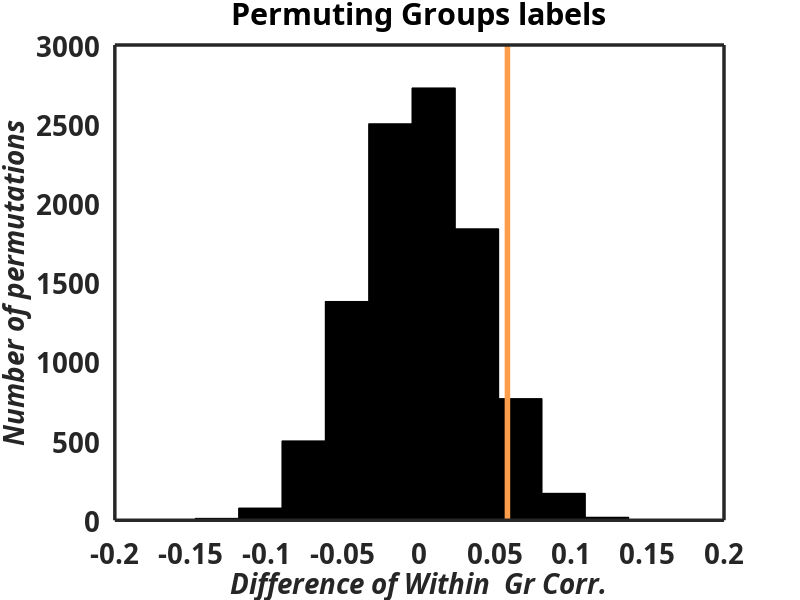

Recreate this plot in MATLAB.

clear all
%Including Encens and 37 subject
load('SiEncens_Max_corr_DSMs_DRAG-RATE10000iter_39sub.mat')

%Including Encens and 39 subjects

%Excluding Incens and including 39 subjects
%load('NoEncens_Max_corr_DSMs_DRAG-RATE10000iter_39sub.mat');

%%%%%visualize and compute statistic within
n_iter=10000;

realCorr=Real_diff;
Corr_perm=Iter_diff(1:n_iter);

pVal=(sum(Corr_perm>realCorr)+1)/(n_iter+1);


%%%%visualize the null distribution
figure();
set(gcf,'color','w'); %to have white background
nbins= 10;

texttitle = ['Permuting Groups labels'];

 hist(Corr_perm,nbins);

 h = findobj(gca,'Type','patch');
set(h,'FaceColor','k','EdgeColor','k')
%Overlay our observation
hold on
%     Color=[105 170 153]/256; %EB 

    Color=[255 158 74]/256; %LB 
plot([realCorr,realCorr],ylim,'Color',Color,'LineWidth',4);
hold off
% Add title and axis labels
title(texttitle);
X_label='Difference of Within  Gr Corr.';
Y_label='Number of permutations';

 ax=gca;
    set(ax,'FontName','Avenir','FontSize',20, 'FontWeight','bold',...
        'LineWidth',2.5,'TickDir','out', 'TickLength', [0,0])%,...
        %'yLim',yLim,'xLim',xLim,'XTick', XTick,'XTickLabel', XTickLabel,'FontSize',FontSize);
    % xlabel(['ANIM','HUMAN','OBJ','BIG'],'FontSize',18,'FontAngle','italic');
    ylabel(Y_label,'FontSize',20,'FontAngle','italic');
    xlabel(X_label,'FontSize',20,'FontAngle','italic');
    
disp (strcat('WithinGrCorr-CON:',num2str(mean(r_SC))));
disp (strcat('WithinGrCorr-ANO:',num2str(mean(r_AC))));
disp (strcat('pVal-differenceOfWithinCorr-between groups:',num2str(pVal)));
